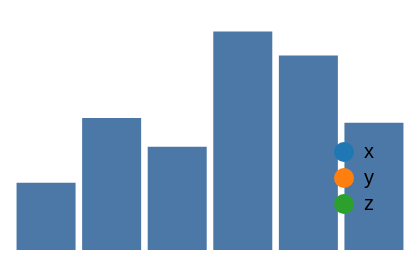

Describe this chart as a Vega-Lite specification.
### Vega specification from a JSON file in a GitHub repository (floating-point values rounded to 4 significant figures)
{"width": 200, "height": 120, "padding": 5, "data": [{"name": "t", "values": [{"a": "Alpha", "b": 28, "c": "x", "d": 1}, {"a": "Bravo", "b": 55, "c": "y", "d": 2}, {"a": "Charlie", "b": 43, "c": "x", "d": 3}, {"a": "Delta", "b": 91, "c": "z", "d": 4}, {"a": "Echo", "b": 81, "c": "y", "d": 5}, {"a": "Foxtrot", "b": 53, "c": "z", "d": 6}]}], "scales": [{"name": "x", "type": "band", "domain": {"data": "t", "field": "a"}, "range": "width", "padding": 0.1}, {"name": "y", "type": "linear", "domain": {"data": "t", "field": "b"}, "range": "height", "nice": true}, {"name": "color", "type": "ordinal", "domain": {"data": "t", "field": "c"}, "range": {"scheme": "category10"}}, {"name": "ramp", "type": "linear", "domain": {"data": "t", "field": "d"}, "range": {"scheme": "blues"}}, {"name": "size", "type": "linear", "domain": {"data": "t", "field": "b"}, "range": [10, 200]}, {"name": "shape", "type": "ordinal", "domain": {"data": "t", "field": "c"}, "range": "symbol"}, {"name": "quant", "type": "quantize", "domain": [0, 100], "range": {"scheme": "greens", "count": 4}}], "marks": [{"type": "rect", "from": {"data": "t"}, "encode": {"enter": {"x": {"scale": "x", "field": "a"}, "width": {"scale": "x", "band": 1}, "y": {"scale": "y", "field": "b"}, "y2": {"scale": "y", "value": 0}}}}], "legends": [{"fill": "color", "orient": "bottom-right"}]}
